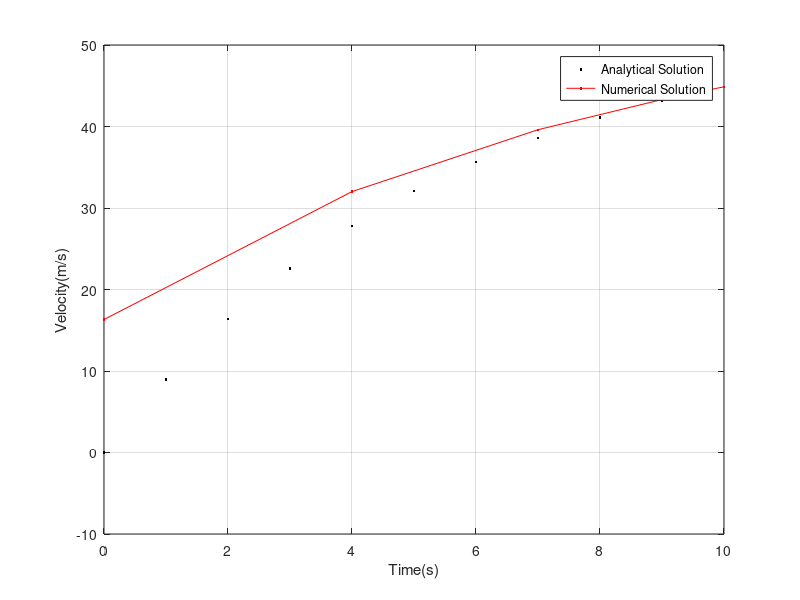

The MATLAB source for this figure:
clear
clc
m = 68.1;
c = 12.5;
g = 9.8;
vx = 44.87;
tx = 10;

t=[10:-1:0];
v = m*g/c-(m/c)*(g-c*vx/m)*exp(-c*(t-tx)/m);
%plot(t,v,'k');


v1 = 44.87;
t1 = 10;
delt =1;
res_delt = delt;
TV = [t1,v1];
while 1
    t2 = t1 - delt;
    v2 = (g-c/m*v1)*(t2-t1)+v1;
    %t2 = 10 - delt;
    delt = delt+res_delt;
    if t2<0
        break
    end
    TV = [TV;[t2,v2]];
    v1 = v2;
    t1 = t2;
end

plot(t,v,'.k'); hold on;
plot(TV(:,1),TV(:,2),'.-r');
grid on;
legend('Analytical Solution','Numerical Solution')
xlabel('Time(s)');
ylabel('Velocity(m/s)');